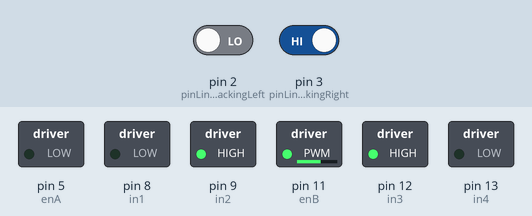
This sketch was run on a simulated Arduino Uno, built with avr-gcc and run on an emulated ATmega328P. Shown: switched loads named in the sketch (green lamp = pin HIGH). The test bench sets the inputs (shaded band); at power-on: pin 2 (pinLineTrackingLeft) LOW, pin 3 (pinLineTrackingRight) HIGH.

Above: at 1.2 s.
1.3 s: pin 2 (pinLineTrackingLeft) driven HIGH and pin 3 (pinLineTrackingRight) driven LOW
At 2.2 s:
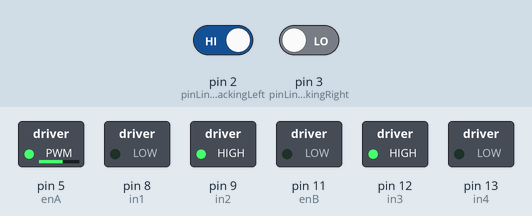
2.8 s: pin 3 (pinLineTrackingRight) driven HIGH
At 3.4 s:
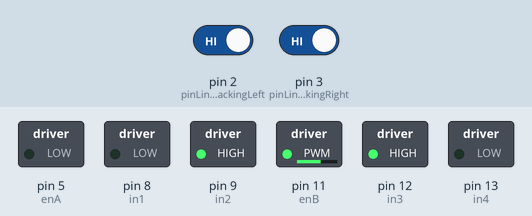
4.3 s: pin 3 (pinLineTrackingRight) driven LOW
At 5.7 s:
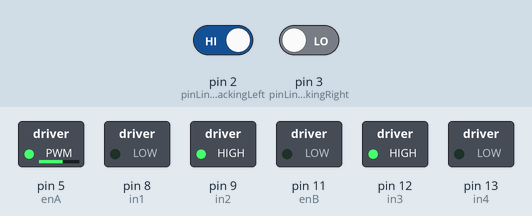
Timing chart, 0 to 7.3 s (numbered marks = the images above; inputs shaded):
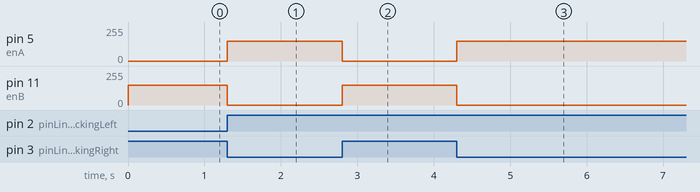

Measured:
- after the input at 1.3 s, pin 5 (enA): 0/255 → 150/255 at once; pin 11 (enB): 150/255 → 0/255 at once
- after the input at 2.8 s, pin 5 (enA): 150/255 → 0/255 at once; pin 11 (enB): 0/255 → 150/255 at once
- after the input at 4.3 s, pin 5 (enA): 0/255 → 150/255 at once; pin 11 (enB): 150/255 → 0/255 at once

The sketch:

SmartCarTrackLine.ino
```cpp
int pinLineTrackingRight = 3;
int pinLineTrackingLeft = 2;

// MOTOR 1
// Pines de conexión en la tarjeta Arduino. Los pines de conexión
//  unidos a enA y enB de la tarjeta L298N, deben ser PWM (~)
int enA = 5;  // Pin enA de la tarjeta controladora L298N
int in1 = 8;  // Pin in1 "  "  "       "            "
int in2 = 9;  // Pin in2 "  "  "       "            "
// MOTOR 2
// Pines de conexión en la tarjeta Arduino
int in3 = 12; // Pin in3 de la tarjeta controladora L298N
int in4 = 13; // Pin in4 "  "  "       "            "
int enB = 11; // Pin enB "  "  "       "            "

boolean turnRight = true;
boolean lastTurnChangeRight = true;
int speedRight, speedLeft;

const int PARADO = 0;
const int MARCHA_FRENTE = 1;
const int GIRO_DERECHA = 2;
const int GIRO_IZQUIERDA = 3;
const int DERRAPE_DERECHA = 4;
const int DERRAPE_IZQUIERDA = 5;
int modoGiro = MARCHA_FRENTE;
boolean ultimoEnLineaEsDerecha = true;
boolean estaFueraLinea = false;

void setup() {
  pinMode(pinLineTrackingRight, INPUT);
  pinMode(pinLineTrackingLeft, INPUT);

  pinMode(enA, OUTPUT);
  pinMode(in1, OUTPUT);
  pinMode(in2, OUTPUT);
  pinMode(in3, OUTPUT);
  pinMode(in4, OUTPUT);
  pinMode(enB, OUTPUT);

  digitalWrite(in1, LOW);
  digitalWrite(in2, HIGH);
  digitalWrite(in3, HIGH);
  digitalWrite(in4, LOW);
}

void loop() {
  int onLineRight = digitalRead(pinLineTrackingRight);
  int onLineLeft = digitalRead(pinLineTrackingLeft);

  if(onLineRight == 0 && onLineLeft == 1) {
    // Fuera de línea por la derecha. Girar a izquierda
    modoGiro = GIRO_IZQUIERDA;
    ultimoEnLineaEsDerecha = false;
    estaFueraLinea = false;
  } else if(onLineRight == 1 && onLineLeft == 0) {
    // Fuera de línea por la izquierda. Girar a derecha
    modoGiro = GIRO_DERECHA;
    ultimoEnLineaEsDerecha = true;
    estaFueraLinea = false;
  } else if(onLineRight == 0 && onLineLeft == 0) {
    // Fuera de línea por los dos lados
    if(ultimoEnLineaEsDerecha) {
      modoGiro = GIRO_DERECHA;
    } else {
      modoGiro = GIRO_IZQUIERDA;
    }
    estaFueraLinea = true;
  } else if(onLineRight == 1 && onLineLeft == 1) {
    // En línea por los dos lados
    if(estaFueraLinea) {
      switch(modoGiro) {
        case GIRO_DERECHA:
          modoGiro = GIRO_IZQUIERDA;
          break;
        case GIRO_IZQUIERDA:
          modoGiro = GIRO_DERECHA;
          break;
      }
    } else {
      modoGiro = GIRO_DERECHA;
    }
    estaFueraLinea = false;
  }

  switch(modoGiro) {
    case GIRO_DERECHA:
      speedRight = 0;
      speedLeft = 150;
      break;
    case GIRO_IZQUIERDA:
      speedRight = 150;
      speedLeft = 0;
      break;
  }

  analogWrite(enA, speedRight);
  analogWrite(enB, speedLeft);
}
```
